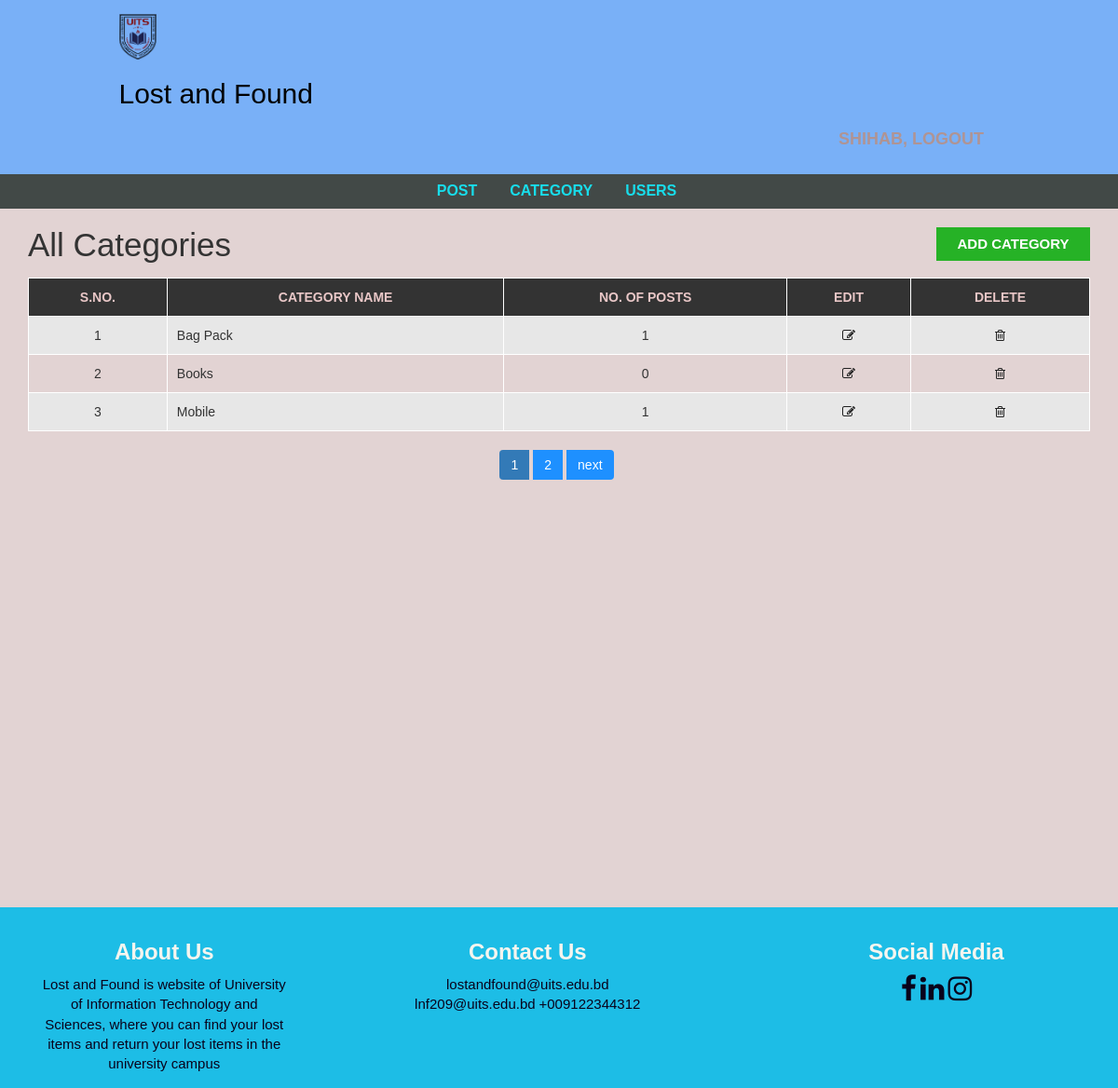
/admin/category.php (signed in), run on the app's committed database.
### tables this page shows
CREATE TABLE `category` (
  `category_id` int(11) NOT NULL,
  `category_name` varchar(100) NOT NULL,
  `post` int(11) NOT NULL DEFAULT 0
);

### admin/category.php (the view, shortened to what this page needs)
<?php include "header.php";
?>
<div id="admin-content">
    <div class="container">
        <div class="row">
            <div class="col-md-10">
                <h1 class="admin-heading">All Categories</h1>
            </div>
            <div class="col-md-2">
                <a class="add-new" href="add-category.php">add category</a>
            </div>
            <div class="col-md-12">
<?php
  include "config.php";
    $limit = 3;
if(isset($_GET['page'])){
  $page_number = $_GET['page'];
}else{
  $page_number = 1;
}
  $offset = ($page_number - 1) * $limit;
  $query = "SELECT * FROM category ORDER BY category_id DESC LIMIT {$offset}, {$limit}";
  $result = mysqli_query($connection,$query) or die("Failed");
  $count = mysqli_num_rows($result);
  if($count > 0){
?>
                <table class="content-table">
                    <thead>
                        <th>S.No.</th>
                        <th>Category Name</th>
                        <th>No. of Posts</th>
                        <th>Edit</th>
                        <th>Delete</th>
                    </thead>
                    <tbody>
<?php
    $serial_number = 1;
    while($row = mysqli_fetch_assoc($result)){
?>
                        <tr>
                            <td class='id'><?php echo $serial_number++ ?></td>
                            <td><?php echo $row['category_name'] ?></td>
                            <td><?php echo $row['post'] ?></td>
<td class='edit'><a href='update-category.php?id=<?php echo $row['category_id'] ?>'><i class='fa fa-edit'></i></a></td>
<td class='delete'><a onclick="return confirm('Are You Sure?')" href='delete-category.php?id=<?php echo $row['category_id'] ?>'><i class='fa fa-trash-o'></i></a></td>
                        </tr>
<?php } ?>
                    </tbody>
        <?php } ?>
                </table>
<?php
      include "config.php";
      $query2 = "SELECT * FROM category";
      $result2 = mysqli_query($connection,$query2) or dir("Failed.");
      if(mysqli_num_rows($result2)){
        $total_records = mysqli_num_rows($result2);
        $total_page = ceil($total_records/$limit);
        echo "<ul class='pagination admin-pagination'>";
        for($i = 1; $i <= $total_page; $i++){
          if($i == $page_number){
            $active = "active";
          }else{
            $active = "";
          }
          echo '<li class='.$active.'><a href="category.php?page='.$i.'">'.$i.'</a></li>';
        }
        if($total_page > $page_number){
          echo '<li><a href="category.php?page='.($page_number+1).'">next</a></li>';
        }
        echo "</ul>";
      }
?>
            </div>
        </div>
    </div>
</div>
<?php include "footer.php"; ?>

### css/style.css (style rules this page uses)
body { background: #e2d3d3; font-family: sans-serif,arial,Helvetica; }
ul { margin:0; padding:0; list-style:none; }
#admin-content { padding: 20px 0; min-height: 750px; }
#admin-content .admin-heading { font-size: 35px; margin: 0 0 15px; }
#admin-content .add-new { color: #fff; background-color: #26b226; font-size: 15px; font-weight: 600; text-align: center; text-transform: uppercase; padding: 7px 10px; display: block; transition: all 0.3s; }
#admin-content .content-table { border: 1px solid #000; width: 100%; margin: 0 0 20px; }
#admin-content .content-table thead { color: #e9c7c7; background-color: #333; }
#admin-content .content-table th { padding: 10px; border: 1px solid #fff; font-weight: 600; text-align: center; text-transform: uppercase; }
#admin-content .content-table tbody { color: #333; }
#admin-content .content-table tbody tr { background-color: #e7e7e7; }
#admin-content .content-table tbody tr:nth-child(even) { background-color: transparent; }
#admin-content .content-table tbody td { padding: 10px; border: 1px solid #fff; text-align: center; }
#admin-content .content-table tbody td:nth-child(2) { text-align: left; }
#admin-content .admin-pagination { margin: 0; }
#admin-content .admin-pagination li a { display: block; }
.id, .edit, .delete { text-align:center; }
.pagination { display: block; text-align: center; margin: 0; }
.pagination li { display:inline-block; margin: 0 5px 0 0; }
.pagination li a { border: none; background: #1e90ff; color: #fff; }
i.fa { color:#222; }

### data on the page
category: category_name "Bag Pack", post "1"
category: category_name "Books", post "0"
category: category_name "Mobile", post "1"
